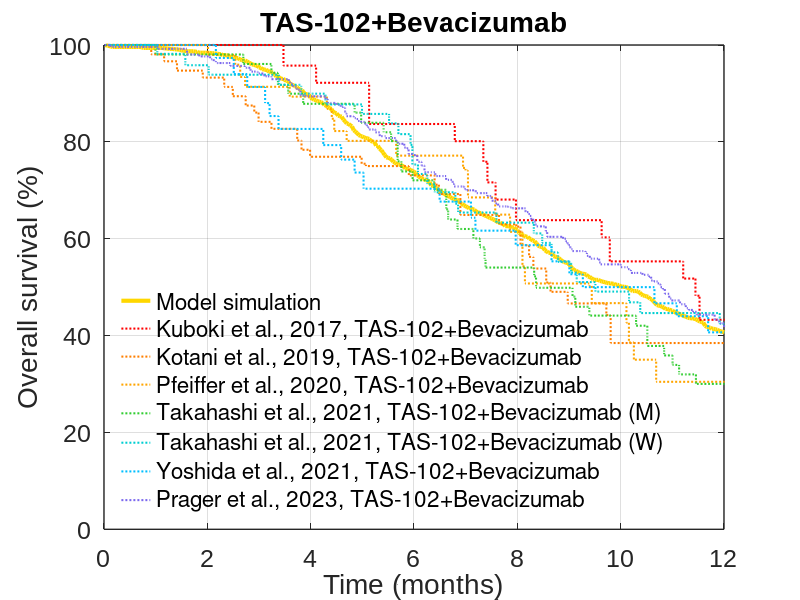

Source code (MATLAB):
function pic_TASBEV_OS_Clin_Sim()

%% Sim plot

n=10;
t=365;
TT=1:1:t;
T=TT./30;

load Ave.mat

% Q=TASBEV_OS_Sim_CI(t,n);
% Ave=sum(Q,2)./n;
% Max_CI=max(Q,[],2);
% Min_CI=min(Q,[],2);
% A = cat(1,Min_CI,flipud(Max_CI));
% B = cat(2,T,fliplr(T))';
% color=[102 204 255]./255;
% fill(B,A,color,'FaceAlpha',0.3); hold on

plot(T,Ave,'-','color','#FFD700','linewidth',3);
hold on 


%% Clin Data

B1=cell2mat(struct2cell(load('TASBEV_Clin/1.Kuboki.2017.OS.TB.mat')));
B2=cell2mat(struct2cell(load('TASBEV_Clin/2.Kotani.2019.OS.TB.mat')));
B3=cell2mat(struct2cell(load('TASBEV_Clin/3.Pfeiffer.2020.OS.TB.mat')));
B4=cell2mat(struct2cell(load('TASBEV_Clin/4.Takahashi.2021.OS.TB(M).mat')));
B5=cell2mat(struct2cell(load('TASBEV_Clin/5.Takahashi.2021.OS.TB(W).mat')));
B6=cell2mat(struct2cell(load('TASBEV_Clin/6.Yoshida.2021.OS.TB.mat')));
B7=cell2mat(struct2cell(load('TASBEV_Clin/7.Prager.2023.OS.TB.mat')));

%% curve plotting
plot(B1(:,1),B1(:,2),':','color','#FF0000','linewidth',1.5);
hold on
plot(B2(:,1),B2(:,2),':','color','#FF7F00','linewidth',1.5);
hold on
plot(B3(:,1),B3(:,2),':','color','#FFA500','linewidth',1.5);
hold on
plot(B4(:,1),B4(:,2),':','color','#32CD32','linewidth',1.5);
hold on
plot(B5(:,1),B5(:,2),':','color','#00CED1','linewidth',1.5);
hold on
plot(B6(:,1),B6(:,2),':','color','#00BFFF','linewidth',1.5);
hold on
plot(B7(:,1),B7(:,2),':','color','#7B68EE','linewidth',1.5);
hold on
grid on

% %% M_OS
% plot(linspace(0,10.1,303),linspace(50,50,303),'--','color','#FFD700','linewidth',1.5);
% hold on
% plot(linspace(10.1,10.1,50),linspace(0,50,50),'--','color','#FFD700','linewidth',1.5);
% hold on 
% text(1.75,56,'M-OS: 10.1 months','FontSize',22,'color','#FFD700');

%% Output image setting
% Set coordinate range
set(gca,'XLim',[0 12]);
set(gca,'YLim',[0 100]);
% Set outer border
set(gca,'Linewidth',1);
% Set font size
set(gca,'FontSize',18);
% Set font name
set(gca,'FontName','Arial');
% Set label
xlabel('Time (months)');
ylabel('Overall survival (%)');
title('TAS-102+Bevacizumab');
% Set legend
legend('Model simulation','Kuboki et al., 2017, TAS-102+Bevacizumab','Kotani et al., 2019, TAS-102+Bevacizumab','Pfeiffer et al., 2020, TAS-102+Bevacizumab','Takahashi et al., 2021, TAS-102+Bevacizumab (M)','Takahashi et al., 2021, TAS-102+Bevacizumab (W)','Yoshida et al., 2021, TAS-102+Bevacizumab','Prager et al., 2023, TAS-102+Bevacizumab','location','southwest');%'95% Confidence Interval',
legend('boxoff')
% Set the image name, format, and resolution
set(gcf,'unit','centimeters','position',[3 4 22 16])
print('TASBEV_OS','-dpng','-r600')
end